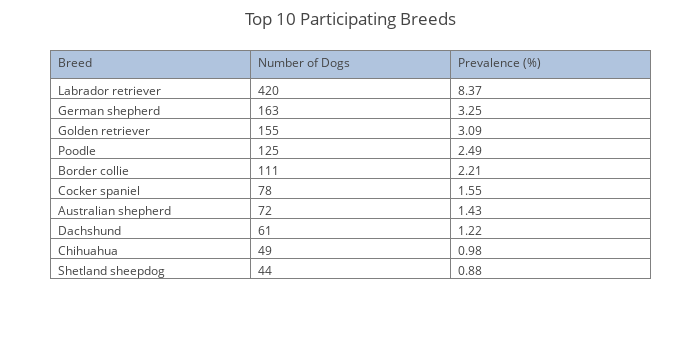

Notebook cell for this chart:
### Markdown cell above
### 2.4 Breakdown of Participating Purebred Breeds:

### Code cell
# Create the necessary dataframe.
fields = 'purebred_breed'
labels = ['Breed']
df = createStringDataFrame(DOG_TABLE, fields, labels, filtered=False)

df = df.replace('', np.nan, regex=True)
df = df.replace('118', 'Labrador retriever', regex=True)
df = df.replace('92', 'German shepherd', regex=True)
df = df.replace('97', 'Golden retriever', regex=True)
df = df.replace('151', 'Poodle', regex=True)
df = df.replace('43', 'Border collie', regex=True)
df = df.replace('71', 'Cocker spaniel', regex=True)
df = df.replace('16', 'Australian shepherd', regex=True)
df = df.replace('75', 'Dachshund', regex=True)
df = df.replace('64', 'Chihuahua', regex=True)
df = df.replace('170', 'Shetland sheepdog', regex=True)

# Calculate sums and prevalences.
calc = getValueCountAndPrevalence(df, labels[0])
calc = calc[:10]

data = [go.Table(columnwidth = [100, 100, 100],
                 header=dict(values=[labels[0], 'Number of Dogs', 'Prevalence (%)'],
                             fill = dict(color='#B0C4DE'),
                             align = ['left'] * 3),
                 cells=dict(values=[calc.index.values, calc['sum'].values, 
                                    calc['prevalence'].values],

                            align = ['left'] * 3,
                            format = [None, 'd', '.2f']))]
layout = go.Layout(title='Top 10 Participating Breeds',
                   width=700,
                   height=350,
                   margin=go.Margin(l=50, r=50, b=50, t=50, pad=4))
fig = dict(data=data, layout=layout)
py.iplot(fig)

### Figure 1 — Plotly figure (JSON) as saved in the notebook; plotly's stock layout.template omitted (floating-point values rounded to 4 significant figures)
{"data": [{"cells": {"align": ["left", "left", "left"], "format": [null, "d", ".2f"], "values": [["Labrador retriever", "German shepherd", "Golden retriever", "Poodle", "Border collie", "Cocker spaniel", "Australian shepherd", "Dachshund", "Chihuahua", "Shetland sheepdog"], [420, 163, 155, 125, 111, 78, 72, 61, 49, 44], [8.37, 3.248, 3.089, 2.491, 2.212, 1.554, 1.435, 1.216, 0.9765, 0.8768]]}, "columnwidth": [100, 100, 100], "header": {"align": ["left", "left", "left"], "fill": {"color": "#B0C4DE"}, "values": ["Breed", "Number of Dogs", "Prevalence (%)"]}, "type": "table"}], "layout": {"height": 350, "margin": {"b": 50, "l": 50, "pad": 4, "r": 50, "t": 50}, "title": "Top 10 Participating Breeds", "width": 700}}
